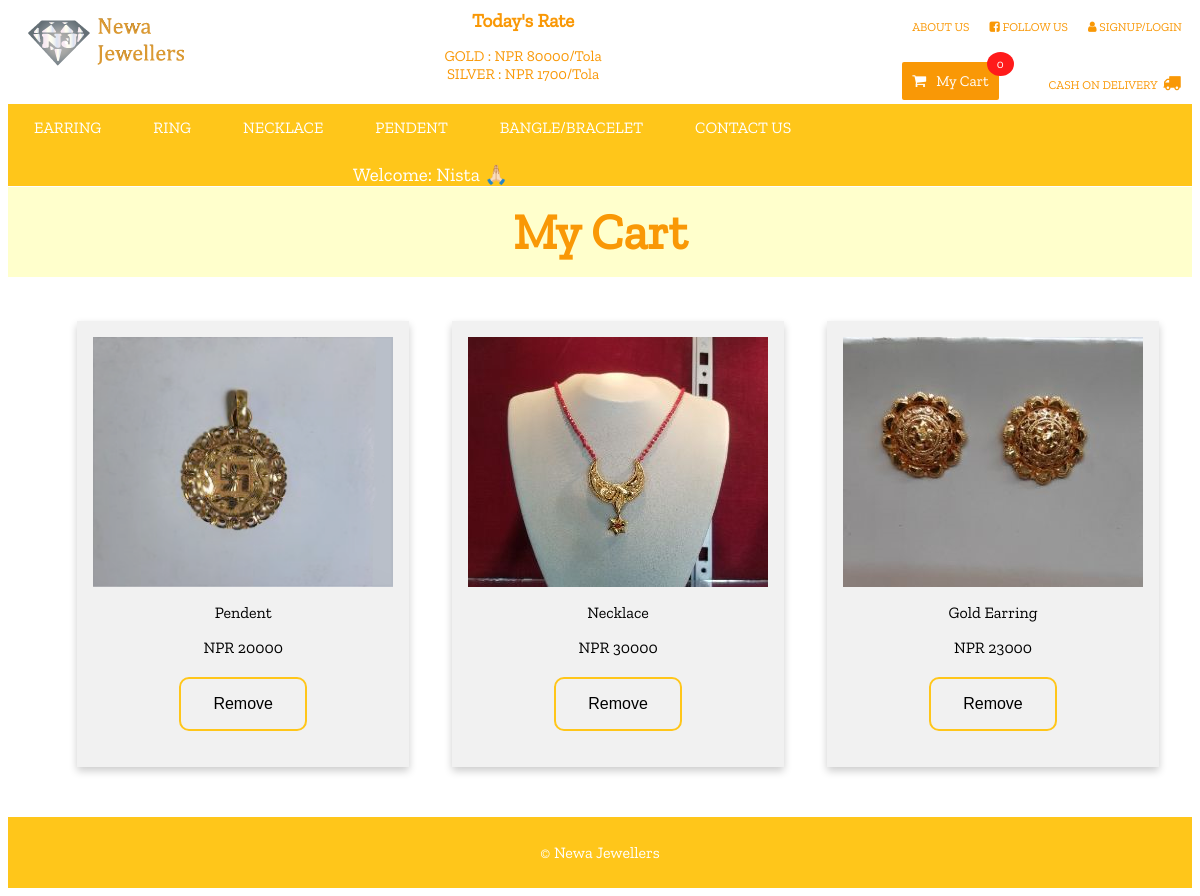
Screenshot of /cart.php (signed in) with the database file from the repository.
### tables this page shows
CREATE TABLE `rate` (
  `ID` int(5) NOT NULL,
  `ELEMENTS` varchar(50) NOT NULL,
  `RATE` int(20) NOT NULL
);

CREATE TABLE `cart` (
  `Id` int(11) NOT NULL,
  `Image` varchar(255) NOT NULL,
  `Name` varchar(255) NOT NULL,
  `Price` float NOT NULL,
  `Details` varchar(255) NOT NULL,
  `User` int(11) NOT NULL
);

### cart.php (the view, shortened to what this page needs)
<?php
  include 'upperPartNavbar.php';
?>
<link rel="stylesheet" type="text/css" href="card.css">
<h1 class="heading">My Cart</h1>
<div class="row">
<?php
$con=mysqli_connect('localhost','root');
mysqli_select_db($con, 'product');
$query="SELECT `Id`,`Image`, `Name`, `Price`, `Details`, `User` FROM `cart` ORDER BY id ASC ";
$queryfire=mysqli_query($con, $query);
$num=mysqli_num_rows($queryfire);
$logedInUsername = $_SESSION['userId'];
if ($num>0) {
	while ($product1=mysqli_fetch_array($queryfire)) {
		if ($logedInUsername==$product1['User'])
		{
		?>
	     <div class="column">
			<div class="card">
        <div class="card-body">
        	<img src="<?php echo
        	 $product1['Image'];?>" alt="earring" width="300px" height="250px">
           <p class="text">
        	 <?php
        	echo $product1['Name'];
        	?>
            </p>
            <p class="text">
        	 <?php
        	echo "NPR"."&nbsp" .$product1['Price'];
        	?>
          </p>
           <p>
           	<form action=" " method="post">
          <button type="submit" class="remv" name="add"> Remove</button>
           </form>
          </p>
        </div>
       </div>
       </div>
		<?php
	}
}
}
?>
</div>
 <?php
  include 'footer.php';
?>

### upperPartNavbar.php (shortened to what this page needs)
<?php
include_once 'includes/ratedb.php';
?>
<link rel="stylesheet" type="text/css" href="styleFE.css">
<link rel="stylesheet" type="text/css" href="https://stackpath.bootstrapcdn.com/font-awesome/4.7.0/css/font-awesome.min.css">
<div class="container">
<div class="left"><a href="index.php"><img src="Images/logo - Copy.png" id="logo"></a></div>
<div class="center"><h1 id="head">Today's Rate</h1>
	<p id="rateDisplay">
	<?php
      $sql="SELECT * FROM rate;";
      $result= mysqli_query($conn, $sql);
      $resultCheck= mysqli_num_rows($result);
      if ($resultCheck>0) {
      	while ($row= mysqli_fetch_assoc($result))
      	{
      	   echo $row['ELEMENTS']." ".": ";
      	   echo "NPR"."&nbsp".$row['RATE']."/Tola"."<br>";
      	}
       }
   ?>
 </p>
 </div>
 <div class="right">
 	<ul>
 	<li><a href="about.php">ABOUT US</a></li>
 	<li><a href="https://www.facebook.com/newajewellers/" target="_blank" rel="noopener noreferrer"><i class="fa fa-facebook-square" aria-hidden="true"></i> FOLLOW US</a></li>
 	<li><a href="checkLogin.php"><i class="fa fa-user" aria-hidden="true"></i> SIGNUP/LOGIN</a></li>
 	<br>
 	<br>
 	<br>
  <li>
  <?php
  if (isset($_SESSION['userId']))
  {
    echo '
    <a href="cart.php" class="notification">
    <span id="cart"><i class="fa fa-shopping-cart" aria-hidden="true"></i> &nbsp; My Cart</span>';
    if(isset($_SESSION["cnt"]))
     {
      $count=$_SESSION["cnt"];
     echo '<span class="badge">'.$count.'</span></a>';
     }
     else
     {
       echo '<span class="badge">0</span></a>';
     }
  }
  ?>
  </li>
  <li>
    <p id="cash">CASH ON DELIVERY &nbsp;<i class="fa fa-truck" aria-hidden="true" style="font-size: 1.5em;"></i></p>
  </li>
</ul>
 </div>
</div>
<div id="navbar">
	<ul>
	<li class="<?php if($page=='earring'){echo 'active';}?>"><a href="earring.php">EARRING</a></li>
	<li class="<?php if($page=='ring'){echo 'active';}?>"><a href="ring.php">RING</a></li>
	<li class="<?php if($page=='necklace'){echo 'active';}?>"><a href="necklace.php">NECKLACE</a></li>
	<li class="<?php if($page=='pendent'){echo 'active';}?>"><a href="pendent.php">PENDENT</a></li>
	<li class="<?php if($page=='bangle'){echo 'active';}?>"><a href="bangle.php">BANGLE/BRACELET</a></li>
	<li class="<?php if($page=='contact'){echo 'active';}?>"><a href="contact.php">CONTACT US</a></li>
  <li class="username-container"><?php
  if (isset($_SESSION['userId']))
    {
     echo "Welcome:&nbsp;" .ucfirst($_SESSION['userUid']) ."&nbsp;<span>&#128591;&#127995;</span>";
    }
   ?>
  </li>
     </ul>
	</div>

### styleFE.css (style rules this page uses)
#logo { margin-top: 10px; margin-left: 20px; }
.container { display: flex; }
.left { float: left; }
.center { display: inline-block; margin: 0 auto; color: #f99806; }
.right ul { font-size: 12px; list-style-type: none; }
.right li { color: #f99806; float: left; }
.right li a { padding:10px; text-decoration: none; color: #f99806; }
#cash { font-size: 15px; margin-left: 60px; }
.notification { background-color: #f99806; color: white; text-decoration: none; font-size: 15px; padding: 15px 26px; position: relative; display: inline-block; border-radius: 2px; }
.notification .badge { position: absolute; top: -10px; right: -15px; padding: 5px 10px; border-radius: 50%; font-size: 12px; background-color: #ff1a1a; color: white; }
#cart { color: white; }
#head { font-size: 19px; margin-top:1px; text-align: center; }
#rateDisplay { font-size: 15px; text-align: center; }
#navbar ul { list-style-type: none; margin: 0; padding: 0; overflow: hidden; background-color: #ffc61a; top: 0; }
#navbar li { float: left; }
#navbar li a { display: block; color: white; text-align: center; padding: 14px 26px; text-decoration: none; }
.username-container { float: right; }

### card.css (style rules this page uses)
* { box-sizing: border-box; }
.column { float: left; width: 33.33%; padding: 0 10px; margin-bottom: 50px; }
.row { margin-left: 5%; }
.row:after { content: ""; display: table; clear: both; }
.card { box-shadow: 0 4px 8px 0 rgba(0, 0, 0, 0.2); padding: 16px; float: left; display: flex; margin-top: 10px; text-align: center; background-color: #f1f1f1; }
.heading { text-align: center; font-size: 50px; margin-top: 1px; padding: 15px; color: #f99806; background:#ffffcc; }
.card-body button[type="submit"] { background-color: #f1f1f1; color: black; border: 2px solid #ffc61a; border-radius: 10px; padding: 16px 32px; text-align: center; text-decoration: none; display: inline-block; font-size: 16px; margin: 4px 2px; transition-duration: 0.4s; cursor: pointer; }

### upperPartNavbar.php (style rules this page uses)
#cash { font-size: 12px; margin-left: 50px; }
#cart { color: white; }
.username-container { float: right; color: white; margin-left: 345px; margin-top: 12px; font-size: 19px; }

### rows the page displays
rate: ELEMENTS "GOLD", RATE "80000"
rate: ELEMENTS "SILVER", RATE "1700"
cart: Image (picture), Name "Pendent", Price "20000"
cart: Image (picture), Name "Necklace", Price "30000"
cart: Image (picture), Name "Gold Earring", Price "23000"

### other values shown
$_SESSION['userUid'] "Nista"
